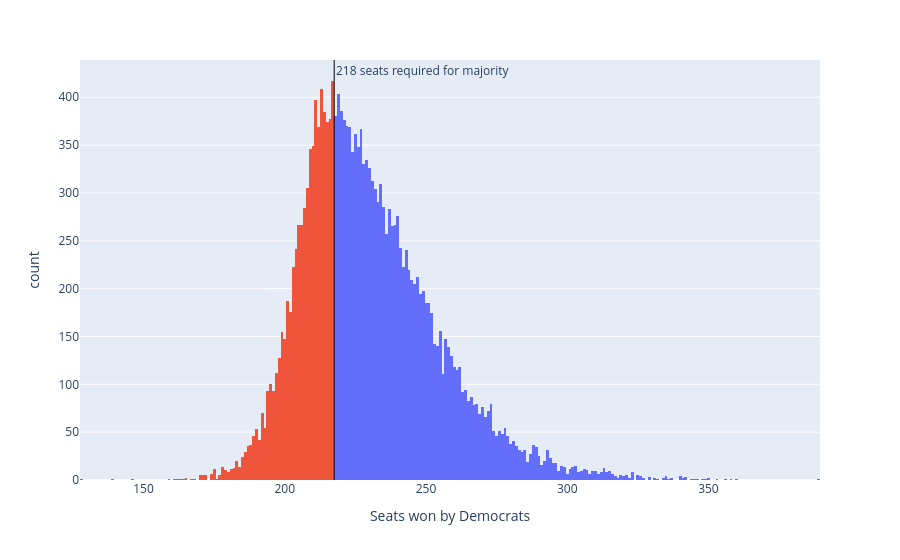

Here is the notebook cell this chart was saved with:
### Code cell
sims_hist = px.histogram(seat_sims, x='seats', nbins=np.unique(seat_sims['seats']).shape[0]*2, color='winner', 
                         labels={'seats':'Seats won by Democrats', 'winner': 'Winner'})
sims_hist.update_traces(showlegend=False)
sims_hist.add_vline(x=217.5, line_width=1, line_color='black', annotation_text='218 seats required for majority', 
                    annotation_position='top right')
sims_hist

### Figure 1 — Plotly figure (JSON) as saved in the notebook; plotly's stock layout.template omitted (floating-point values rounded to 4 significant figures; data arrays with more than 128 entries replaced by an {"elided": "..."} marker saying what was removed)
{"data": [{"bingroup": "x", "hovertemplate": "Winner=Democrats<br>Seats won by Democrats=%{x}<br>count=%{y}<extra></extra>", "legendgroup": "Democrats", "marker": {"color": "#636efa", "pattern": {"shape": ""}}, "name": "Democrats", "nbinsx": 376, "orientation": "v", "showlegend": false, "type": "histogram", "x": {"elided": "13268 int values"}, "xaxis": "x", "yaxis": "y"}, {"bingroup": "x", "hovertemplate": "Winner=Republicans<br>Seats won by Democrats=%{x}<br>count=%{y}<extra></extra>", "legendgroup": "Republicans", "marker": {"color": "#EF553B", "pattern": {"shape": ""}}, "name": "Republicans", "nbinsx": 376, "orientation": "v", "showlegend": false, "type": "histogram", "x": {"elided": "6732 int values"}, "xaxis": "x", "yaxis": "y"}], "layout": {"annotations": [{"showarrow": false, "text": "218 seats required for majority", "x": 217.5, "xanchor": "left", "xref": "x", "y": 1, "yanchor": "top", "yref": "y domain"}], "barmode": "relative", "legend": {"title": {"text": "Winner"}, "tracegroupgap": 0}, "margin": {"t": 60}, "shapes": [{"line": {"color": "black", "width": 1}, "type": "line", "x0": 217.5, "x1": 217.5, "xref": "x", "y0": 0, "y1": 1, "yref": "y domain"}], "xaxis": {"anchor": "y", "domain": [0, 1], "title": {"text": "Seats won by Democrats"}}, "yaxis": {"anchor": "x", "domain": [0, 1], "title": {"text": "count"}}}}
